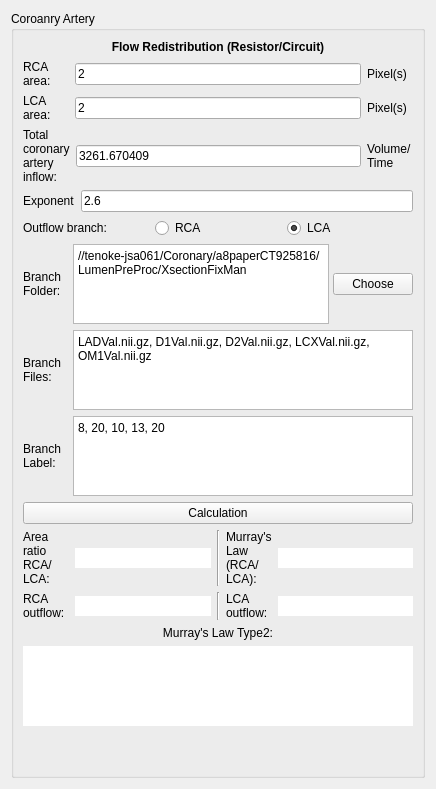
          <widget class="QWidget" name="tab_17">
           <attribute name="title">
            <string>Murray's Law Type 2</string>
           </attribute>
           <layout class="QVBoxLayout" name="verticalLayout_98">
            <item>
             <widget class="QGroupBox" name="groupBox_9">
              <property name="minimumSize">
               <size>
                <width>2</width>
                <height>0</height>
               </size>
              </property>
              <property name="font">
               <font>
                <family>Arial</family>
                <pointsize>9</pointsize>
               </font>
              </property>
              <property name="title">
               <string>Coroanry Artery</string>
              </property>
              <layout class="QVBoxLayout" name="verticalLayout_97">
               <item>
                <widget class="QLabel" name="label_562">
                 <property name="font">
                  <font>
                   <family>Arial</family>
                   <pointsize>9</pointsize>
                   <weight>75</weight>
                   <bold>true</bold>
                  </font>
                 </property>
                 <property name="text">
                  <string>Flow Redistribution (Resistor/Circuit)</string>
                 </property>
                 <property name="alignment">
                  <set>Qt::AlignCenter</set>
                 </property>
                </widget>
               </item>
               <item>
                <layout class="QHBoxLayout" name="horizontalLayout_CX8_49">
                 <item>
                  <widget class="QLabel" name="label_358">
                   <property name="sizePolicy">
                    <sizepolicy hsizetype="Preferred" vsizetype="Preferred">
                     <horstretch>0</horstretch>
                     <verstretch>0</verstretch>
                    </sizepolicy>
                   </property>
                   <property name="minimumSize">
                    <size>
                     <width>46</width>
                     <height>0</height>
                    </size>
                   </property>
                   <property name="maximumSize">
                    <size>
                     <width>16777215</width>
                     <height>16777215</height>
                    </size>
                   </property>
                   <property name="text">
                    <string>RCA area:</string>
                   </property>
                   <property name="wordWrap">
                    <bool>true</bool>
                   </property>
                  </widget>
                 </item>
                 <item>
                  <widget class="QLineEdit" name="areaRCA2LineTxt_AVC">
                   <property name="text">
                    <string>2</string>
                   </property>
                   <property name="readOnly">
                    <bool>false</bool>
                   </property>
                  </widget>
                 </item>
                 <item>
                  <widget class="QLabel" name="label_506">
                   <property name="sizePolicy">
                    <sizepolicy hsizetype="Preferred" vsizetype="Preferred">
                     <horstretch>0</horstretch>
                     <verstretch>0</verstretch>
                    </sizepolicy>
                   </property>
                   <property name="minimumSize">
                    <size>
                     <width>46</width>
                     <height>0</height>
                    </size>
                   </property>
                   <property name="maximumSize">
                    <size>
                     <width>16777215</width>
                     <height>16777215</height>
                    </size>
                   </property>
                   <property name="text">
                    <string>Pixel(s)</string>
                   </property>
                   <property name="wordWrap">
                    <bool>true</bool>
                   </property>
                  </widget>
                 </item>
                </layout>
               </item>
               <item>
                <layout class="QHBoxLayout" name="horizontalLayout_CX8_51">
                 <item>
                  <widget class="QLabel" name="label_527">
                   <property name="sizePolicy">
                    <sizepolicy hsizetype="Preferred" vsizetype="Preferred">
                     <horstretch>0</horstretch>
                     <verstretch>0</verstretch>
                    </sizepolicy>
                   </property>
                   <property name="minimumSize">
                    <size>
                     <width>46</width>
                     <height>0</height>
                    </size>
                   </property>
                   <property name="maximumSize">
                    <size>
                     <width>16777215</width>
                     <height>16777215</height>
                    </size>
                   </property>
                   <property name="text">
                    <string>LCA area:</string>
                   </property>
                   <property name="wordWrap">
                    <bool>true</bool>
                   </property>
                  </widget>
                 </item>
                 <item>
                  <widget class="QLineEdit" name="areaLCA2LineTxt_AVC">
                   <property name="text">
                    <string>2</string>
                   </property>
                   <property name="readOnly">
                    <bool>false</bool>
                   </property>
                  </widget>
                 </item>
                 <item>
                  <widget class="QLabel" name="label_529">
                   <property name="sizePolicy">
                    <sizepolicy hsizetype="Preferred" vsizetype="Preferred">
                     <horstretch>0</horstretch>
                     <verstretch>0</verstretch>
                    </sizepolicy>
                   </property>
                   <property name="minimumSize">
                    <size>
                     <width>46</width>
                     <height>0</height>
                    </size>
                   </property>
                   <property name="maximumSize">
                    <size>
                     <width>16777215</width>
                     <height>16777215</height>
                    </size>
                   </property>
                   <property name="text">
                    <string>Pixel(s)</string>
                   </property>
                   <property name="wordWrap">
                    <bool>true</bool>
                   </property>
                  </widget>
                 </item>
                </layout>
               </item>
               <item>
                <layout class="QHBoxLayout" name="horizontalLayout_CX8_53">
                 <item>
                  <widget class="QLabel" name="label_532">
                   <property name="sizePolicy">
                    <sizepolicy hsizetype="Preferred" vsizetype="Preferred">
                     <horstretch>0</horstretch>
                     <verstretch>0</verstretch>
                    </sizepolicy>
                   </property>
                   <property name="minimumSize">
                    <size>
                     <width>46</width>
                     <height>0</height>
                    </size>
                   </property>
                   <property name="maximumSize">
                    <size>
                     <width>16777215</width>
                     <height>16777215</height>
                    </size>
                   </property>
                   <property name="text">
                    <string>Total coronary artery inflow:</string>
                   </property>
                   <property name="wordWrap">
                    <bool>true</bool>
                   </property>
                  </widget>
                 </item>
                 <item>
                  <widget class="QLineEdit" name="inflow2LineTxt_AVC">
                   <property name="text">
                    <string>3261.670409</string>
                   </property>
                   <property name="readOnly">
                    <bool>false</bool>
                   </property>
                  </widget>
                 </item>
                 <item>
                  <widget class="QLabel" name="label_533">
                   <property name="sizePolicy">
                    <sizepolicy hsizetype="Preferred" vsizetype="Preferred">
                     <horstretch>0</horstretch>
                     <verstretch>0</verstretch>
                    </sizepolicy>
                   </property>
                   <property name="minimumSize">
                    <size>
                     <width>46</width>
                     <height>0</height>
                    </size>
                   </property>
                   <property name="maximumSize">
                    <size>
                     <width>16777215</width>
                     <height>16777215</height>
                    </size>
                   </property>
                   <property name="text">
                    <string>Volume/Time</string>
                   </property>
                   <property name="wordWrap">
                    <bool>true</bool>
                   </property>
                  </widget>
                 </item>
                </layout>
               </item>
               <item>
                <layout class="QHBoxLayout" name="horizontalLayout_CX8_57">
                 <item>
                  <widget class="QLabel" name="label_534">
                   <property name="sizePolicy">
                    <sizepolicy hsizetype="Preferred" vsizetype="Preferred">
                     <horstretch>0</horstretch>
                     <verstretch>0</verstretch>
                    </sizepolicy>
                   </property>
                   <property name="minimumSize">
                    <size>
                     <width>46</width>
                     <height>0</height>
                    </size>
                   </property>
                   <property name="maximumSize">
                    <size>
                     <width>16777215</width>
                     <height>16777215</height>
                    </size>
                   </property>
                   <property name="text">
                    <string>Exponent</string>
                   </property>
                   <property name="wordWrap">
                    <bool>true</bool>
                   </property>
                  </widget>
                 </item>
                 <item>
                  <widget class="QLineEdit" name="exponent2LineTxt_AVC">
                   <property name="text">
                    <string>2.6</string>
                   </property>
                   <property name="readOnly">
                    <bool>false</bool>
                   </property>
                  </widget>
                 </item>
                </layout>
               </item>
               <item>
                <layout class="QHBoxLayout" name="horizontalLayout_266">
                 <item>
                  <widget class="QLabel" name="label_535">
                   <property name="sizePolicy">
                    <sizepolicy hsizetype="Preferred" vsizetype="Preferred">
                     <horstretch>0</horstretch>
                     <verstretch>0</verstretch>
                    </sizepolicy>
                   </property>
                   <property name="minimumSize">
                    <size>
                     <width>46</width>
                     <height>0</height>
                    </size>
                   </property>
                   <property name="maximumSize">
                    <size>
                     <width>16777215</width>
                     <height>16777215</height>
                    </size>
                   </property>
                   <property name="text">
                    <string>Outflow branch: </string>
                   </property>
                   <property name="wordWrap">
                    <bool>true</bool>
                   </property>
                  </widget>
                 </item>
                 <item>
                  <widget class="QRadioButton" name="radioButton_54">
                   <property name="text">
                    <string>RCA</string>
                   </property>
                   <property name="checked">
                    <bool>false</bool>
                   </property>
                   <attribute name="buttonGroup">
                    <string notr="true">CABtnGrp2_AVC</string>
                   </attribute>
                  </widget>
                 </item>
                 <item>
                  <widget class="QRadioButton" name="radioButton_55">
                   <property name="text">
                    <string>LCA</string>
                   </property>
                   <property name="checked">
                    <bool>true</bool>
                   </property>
                   <attribute name="buttonGroup">
                    <string notr="true">CABtnGrp2_AVC</string>
                   </attribute>
                  </widget>
                 </item>
                </layout>
               </item>
               <item>
                <layout class="QVBoxLayout" name="verticalLayout_105_JZ">
                 <item>
                  <layout class="QHBoxLayout" name="horizontalLayout_FM1_28">
                   <property name="spacing">
                    <number>4</number>
                   </property>
                   <item>
                    <widget class="QLabel" name="label_563">
                     <property name="sizePolicy">
                      <sizepolicy hsizetype="Preferred" vsizetype="Preferred">
                       <horstretch>0</horstretch>
                       <verstretch>0</verstretch>
                      </sizepolicy>
                     </property>
                     <property name="minimumSize">
                      <size>
                       <width>46</width>
                       <height>0</height>
                      </size>
                     </property>
                     <property name="maximumSize">
                      <size>
                       <width>16777215</width>
                       <height>16777215</height>
                      </size>
                     </property>
                     <property name="text">
                      <string>Branch Folder:</string>
                     </property>
                     <property name="wordWrap">
                      <bool>true</bool>
                     </property>
                    </widget>
                   </item>
                   <item>
                    <widget class="QPlainTextEdit" name="areaBranchFolder2Txt_AVC">
                     <property name="enabled">
                      <bool>true</bool>
                     </property>
                     <property name="sizePolicy">
                      <sizepolicy hsizetype="Expanding" vsizetype="Preferred">
                       <horstretch>0</horstretch>
                       <verstretch>60</verstretch>
                      </sizepolicy>
                     </property>
                     <property name="minimumSize">
                      <size>
                       <width>0</width>
                       <height>0</height>
                      </size>
                     </property>
                     <property name="maximumSize">
                      <size>
                       <width>16777215</width>
                       <height>80</height>
                      </size>
                     </property>
                     <property name="baseSize">
                      <size>
                       <width>0</width>
                       <height>0</height>
                      </size>
                     </property>
                     <property name="plainText">
                      <string>//tenoke-jsa061/Coronary/a8paperCT925816/LumenPreProc/XsectionFixMan</string>
                     </property>
                    </widget>
                   </item>
                   <item>
                    <widget class="QPushButton" name="chooseDir2Btn_AVC">
                     <property name="sizePolicy">
                      <sizepolicy hsizetype="Fixed" vsizetype="Fixed">
                       <horstretch>0</horstretch>
                       <verstretch>0</verstretch>
                      </sizepolicy>
                     </property>
                     <property name="text">
                      <string>Choose</string>
                     </property>
                    </widget>
                   </item>
                  </layout>
                 </item>
                 <item>
                  <layout class="QHBoxLayout" name="horizontalLayout_FM1_29">
                   <property name="spacing">
                    <number>4</number>
                   </property>
                   <item>
                    <widget class="QLabel" name="label_564">
                     <property name="sizePolicy">
                      <sizepolicy hsizetype="Preferred" vsizetype="Preferred">
                       <horstretch>0</horstretch>
                       <verstretch>0</verstretch>
                      </sizepolicy>
                     </property>
                     <property name="minimumSize">
                      <size>
                       <width>46</width>
                       <height>0</height>
                      </size>
                     </property>
                     <property name="maximumSize">
                      <size>
                       <width>16777215</width>
                       <height>16777215</height>
                      </size>
                     </property>
                     <property name="text">
                      <string>Branch Files:</string>
                     </property>
                     <property name="wordWrap">
                      <bool>true</bool>
                     </property>
                    </widget>
                   </item>
                   <item>
                    <widget class="QPlainTextEdit" name="areaBranchFiles2Txt_AVC">
                     <property name="enabled">
                      <bool>true</bool>
                     </property>
                     <property name="sizePolicy">
                      <sizepolicy hsizetype="Expanding" vsizetype="Preferred">
                       <horstretch>0</horstretch>
                       <verstretch>60</verstretch>
                      </sizepolicy>
                     </property>
                     <property name="minimumSize">
                      <size>
                       <width>0</width>
                       <height>0</height>
                      </size>
                     </property>
                     <property name="maximumSize">
                      <size>
                       <width>16777215</width>
                       <height>80</height>
                      </size>
                     </property>
                     <property name="baseSize">
                      <size>
                       <width>0</width>
                       <height>0</height>
                      </size>
                     </property>
                     <property name="plainText">
                      <string>LADVal.nii.gz, D1Val.nii.gz, D2Val.nii.gz, LCXVal.nii.gz, OM1Val.nii.gz</string>
                     </property>
                    </widget>
                   </item>
                  </layout>
                 </item>
                 <item>
                  <layout class="QHBoxLayout" name="horizontalLayout_FM1_30">
                   <property name="spacing">
                    <number>4</number>
                   </property>
                   <item>
                    <widget class="QLabel" name="label_565">
                     <property name="sizePolicy">
                      <sizepolicy hsizetype="Preferred" vsizetype="Preferred">
                       <horstretch>0</horstretch>
                       <verstretch>0</verstretch>
                      </sizepolicy>
                     </property>
                     <property name="minimumSize">
                      <size>
                       <width>46</width>
                       <height>0</height>
                      </size>
                     </property>
                     <property name="maximumSize">
                      <size>
                       <width>16777215</width>
                       <height>16777215</height>
                      </size>
                     </property>
                     <property name="text">
                      <string>Branch Label:</string>
                     </property>
                     <property name="wordWrap">
                      <bool>true</bool>
                     </property>
                    </widget>
                   </item>
                   <item>
                    <widget class="QPlainTextEdit" name="areaBranchLbls2Txt_AVC">
                     <property name="enabled">
                      <bool>true</bool>
                     </property>
                     <property name="sizePolicy">
                      <sizepolicy hsizetype="Expanding" vsizetype="Preferred">
                       <horstretch>0</horstretch>
                       <verstretch>60</verstretch>
                      </sizepolicy>
                     </property>
                     <property name="minimumSize">
                      <size>
                       <width>0</width>
                       <height>0</height>
                      </size>
                     </property>
                     <property name="maximumSize">
                      <size>
                       <width>16777215</width>
                       <height>80</height>
                      </size>
                     </property>
                     <property name="baseSize">
                      <size>
                       <width>0</width>
                       <height>0</height>
                      </size>
                     </property>
                     <property name="plainText">
                      <string>8, 20, 10, 13, 20</string>
                     </property>
                    </widget>
                   </item>
                  </layout>
                 </item>
                </layout>
               </item>
               <item>
                <widget class="QPushButton" name="murraysLaw2Btn_AVC">
                 <property name="text">
                  <string>Calculation</string>
                 </property>
                </widget>
               </item>
               <item>
                <layout class="QHBoxLayout" name="horizontalLayout_CX8_58">
                 <item>
                  <widget class="QLabel" name="label_536">
                   <property name="sizePolicy">
                    <sizepolicy hsizetype="Preferred" vsizetype="Preferred">
                     <horstretch>0</horstretch>
                     <verstretch>0</verstretch>
                    </sizepolicy>
                   </property>
                   <property name="minimumSize">
                    <size>
                     <width>46</width>
                     <height>0</height>
                    </size>
                   </property>
                   <property name="maximumSize">
                    <size>
                     <width>16777215</width>
                     <height>16777215</height>
                    </size>
                   </property>
                   <property name="text">
                    <string>Area ratio RCA/LCA:</string>
                   </property>
                   <property name="wordWrap">
                    <bool>true</bool>
                   </property>
                  </widget>
                 </item>
                 <item>
                  <widget class="QLineEdit" name="RCALCARatio2LineTxt_AVC">
                   <property name="text">
                    <string/>
                   </property>
                   <property name="frame">
                    <bool>false</bool>
                   </property>
                   <property name="readOnly">
                    <bool>true</bool>
                   </property>
                  </widget>
                 </item>
                 <item>
                  <widget class="Line" name="line_110">
                   <property name="orientation">
                    <enum>Qt::Vertical</enum>
                   </property>
                  </widget>
                 </item>
                 <item>
                  <widget class="QLabel" name="label_537">
                   <property name="sizePolicy">
                    <sizepolicy hsizetype="Preferred" vsizetype="Preferred">
                     <horstretch>0</horstretch>
                     <verstretch>0</verstretch>
                    </sizepolicy>
                   </property>
                   <property name="minimumSize">
                    <size>
                     <width>46</width>
                     <height>0</height>
                    </size>
                   </property>
                   <property name="maximumSize">
                    <size>
                     <width>16777215</width>
                     <height>16777215</height>
                    </size>
                   </property>
                   <property name="text">
                    <string>Murray's Law (RCA/LCA):</string>
                   </property>
                   <property name="wordWrap">
                    <bool>true</bool>
                   </property>
                  </widget>
                 </item>
                 <item>
                  <widget class="QLineEdit" name="murrayRCALCA2LineTxt_AVC">
                   <property name="text">
                    <string/>
                   </property>
                   <property name="frame">
                    <bool>false</bool>
                   </property>
                   <property name="readOnly">
                    <bool>true</bool>
                   </property>
                  </widget>
                 </item>
                </layout>
               </item>
               <item>
                <layout class="QHBoxLayout" name="horizontalLayout_CX8_59">
                 <item>
                  <widget class="QLabel" name="label_538">
                   <property name="sizePolicy">
                    <sizepolicy hsizetype="Preferred" vsizetype="Preferred">
                     <horstretch>0</horstretch>
                     <verstretch>0</verstretch>
                    </sizepolicy>
                   </property>
                   <property name="minimumSize">
                    <size>
                     <width>46</width>
                     <height>0</height>
                    </size>
                   </property>
                   <property name="maximumSize">
                    <size>
                     <width>16777215</width>
                     <height>16777215</height>
                    </size>
                   </property>
                   <property name="text">
                    <string>RCA outflow:</string>
                   </property>
                   <property name="wordWrap">
                    <bool>true</bool>
                   </property>
                  </widget>
                 </item>
                 <item>
                  <widget class="QLineEdit" name="RCAOutflow2LineTxt_AVC">
                   <property name="text">
                    <string/>
                   </property>
                   <property name="frame">
                    <bool>false</bool>
                   </property>
                   <property name="readOnly">
                    <bool>true</bool>
                   </property>
                  </widget>
                 </item>
                 <item>
                  <widget class="Line" name="line_119">
                   <property name="orientation">
                    <enum>Qt::Vertical</enum>
                   </property>
                  </widget>
                 </item>
                 <item>
                  <widget class="QLabel" name="label_539">
                   <property name="sizePolicy">
                    <sizepolicy hsizetype="Preferred" vsizetype="Preferred">
                     <horstretch>0</horstretch>
                     <verstretch>0</verstretch>
                    </sizepolicy>
                   </property>
                   <property name="minimumSize">
                    <size>
                     <width>46</width>
                     <height>0</height>
                    </size>
                   </property>
                   <property name="maximumSize">
                    <size>
                     <width>16777215</width>
                     <height>16777215</height>
                    </size>
                   </property>
                   <property name="text">
                    <string>LCA outflow:</string>
                   </property>
                   <property name="wordWrap">
                    <bool>true</bool>
                   </property>
                  </widget>
                 </item>
                 <item>
                  <widget class="QLineEdit" name="LCAOutflow2LineTxt_AVC">
                   <property name="text">
                    <string/>
                   </property>
                   <property name="frame">
                    <bool>false</bool>
                   </property>
                   <property name="readOnly">
                    <bool>true</bool>
                   </property>
                  </widget>
                 </item>
                </layout>
               </item>
               <item>
                <layout class="QVBoxLayout" name="verticalLayout_105_JZ_5">
                 <item>
                  <widget class="QLabel" name="label_561">
                   <property name="sizePolicy">
                    <sizepolicy hsizetype="Preferred" vsizetype="Preferred">
                     <horstretch>0</horstretch>
                     <verstretch>0</verstretch>
                    </sizepolicy>
                   </property>
                   <property name="minimumSize">
                    <size>
                     <width>46</width>
                     <height>0</height>
                    </size>
                   </property>
                   <property name="maximumSize">
                    <size>
                     <width>16777215</width>
                     <height>16777215</height>
                    </size>
                   </property>
                   <property name="text">
                    <string>Murray's Law Type2:</string>
                   </property>
                   <property name="alignment">
                    <set>Qt::AlignCenter</set>
                   </property>
                   <property name="wordWrap">
                    <bool>true</bool>
                   </property>
                  </widget>
                 </item>
                 <item>
                  <widget class="QPlainTextEdit" name="murrayLaw2PathTxt_AVC">
                   <property name="enabled">
                    <bool>true</bool>
                   </property>
                   <property name="sizePolicy">
                    <sizepolicy hsizetype="Expanding" vsizetype="Preferred">
                     <horstretch>0</horstretch>
                     <verstretch>60</verstretch>
                    </sizepolicy>
                   </property>
                   <property name="minimumSize">
                    <size>
                     <width>0</width>
                     <height>0</height>
                    </size>
                   </property>
                   <property name="maximumSize">
                    <size>
                     <width>16777215</width>
                     <height>80</height>
                    </size>
                   </property>
                   <property name="baseSize">
                    <size>
                     <width>0</width>
                     <height>0</height>
                    </size>
                   </property>
                   <property name="frameShape">
                    <enum>QFrame::NoFrame</enum>
                   </property>
                   <property name="lineWidth">
                    <number>1</number>
                   </property>
                   <property name="lineWrapMode">
                    <enum>QPlainTextEdit::WidgetWidth</enum>
                   </property>
                   <property name="readOnly">
                    <bool>true</bool>
                   </property>
                   <property name="plainText">
                    <string/>
                   </property>
                  </widget>
                 </item>
                </layout>
               </item>
               <item>
                <spacer name="verticalSpacer_15">
                 <property name="orientation">
                  <enum>Qt::Vertical</enum>
                 </property>
                 <property name="sizeHint" stdset="0">
                  <size>
                   <width>20</width>
                   <height>40</height>
                  </size>
                 </property>
                </spacer>
               </item>
              </layout>
             </widget>
            </item>
           </layout>
          </widget>
